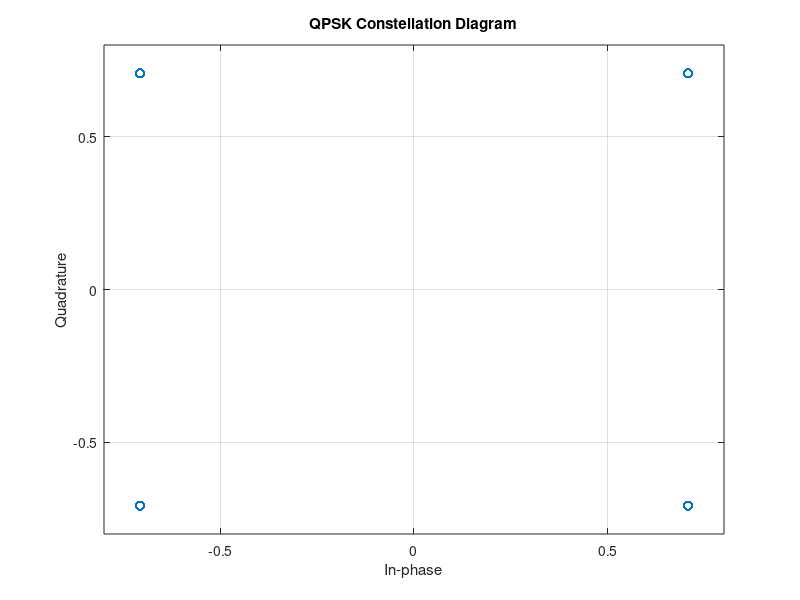
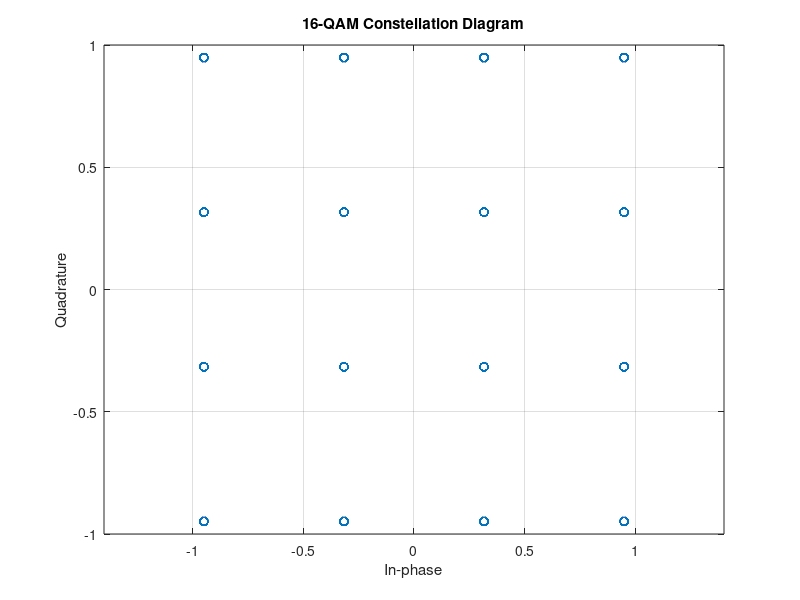
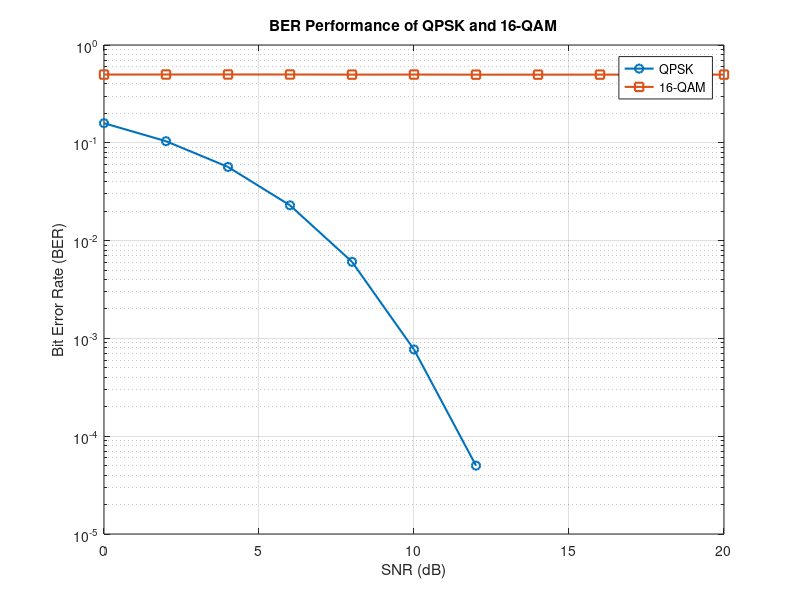

Write the MATLAB code that produced these figures, in order.
clc;clear;close all;

%% Parameters
N = 100000;                  % Number of bits
SNR_dB = 0:2:20;             % SNR range
bits = randi([0 1], N, 1);   % Random binary data

%% ================= QPSK MODULATION =================

% Ensure even number of bits
bits_QPSK = bits(1:2*floor(N/2));

% QPSK mapping
b = reshape(bits_QPSK, 2, []).';

tx_QPSK = ((1-2*b(:,1)) + 1j*(1-2*b(:,2)))/sqrt(2);

% QPSK constellation diagram
figure;
plot(real(tx_QPSK(1:1000)), imag(tx_QPSK(1:1000)), 'o');
grid on;
axis([-0.8 0.8 -0.8 0.8]);
xlabel('In-phase');
ylabel('Quadrature');
title('QPSK Constellation Diagram');

%% QPSK BER Calculation

BER_QPSK = zeros(size(SNR_dB));

for k = 1:length(SNR_dB)

    % AWGN generation
    noise = sqrt(1/(2*10^(SNR_dB(k)/10))) * ...
        (randn(size(tx_QPSK)) + 1j*randn(size(tx_QPSK)));

    rx = tx_QPSK + noise;

    % QPSK demodulation
    rx_bits = zeros(length(rx), 2);

    rx_bits(:,1) = real(rx) < 0;
    rx_bits(:,2) = imag(rx) < 0;

    rx_bits = reshape(rx_bits.', [], 1);

    % BER calculation
    BER_QPSK(k) = mean(bits_QPSK ~= rx_bits);

end

%% ================= 16-QAM MODULATION =================

% Ensure bit count is divisible by 4
bits_QAM = bits(1:4*floor(N/4));

% 16-QAM Gray-coded mapping
b = reshape(bits_QAM, 4, []).';

levels = [-3 -1 3 1];

I = levels(2*b(:,1) + b(:,2) + 1);
Q = levels(2*b(:,3) + b(:,4) + 1);

% Normalize average symbol energy
tx_QAM = (I + 1j*Q)/sqrt(10);

% 16-QAM constellation diagram
figure;
plot(real(tx_QAM(1:1000)), imag(tx_QAM(1:1000)), 'o');
grid on;
axis ([-1.4 1.4 -1 1]);
xlabel('In-phase');
ylabel('Quadrature');
title('16-QAM Constellation Diagram');

%% 16-QAM BER Calculation

BER_QAM = zeros(size(SNR_dB));

% Reference constellation
[I_ref, Q_ref] = meshgrid(levels, levels);
ref = (I_ref(:) + 1j*Q_ref(:))/sqrt(10);
ref = ref(:);

% Gray bit mapping corresponding to levels
grayBits = [0 0;
            0 1;
            1 0;
            1 1];

for k = 1:length(SNR_dB)

    % AWGN generation
    noise = sqrt(1/(2*10^(SNR_dB(k)/10))) * ...
        (randn(size(tx_QAM)) + 1j*randn(size(tx_QAM)));

    rx = tx_QAM + noise;

    % Nearest constellation point detection
    rx = rx(:);
    dist = abs(rx - ref.').^2;

    [~, idx] = min(dist, [], 2);

    % Recover I and Q indices
    Iidx = mod(idx-1, 4) + 1;
    Qidx = floor((idx-1)/4) + 1;

    % Recover transmitted bits
    rx_bits = [grayBits(Iidx,:) grayBits(Qidx,:)];
    rx_bits = reshape(rx_bits.', [], 1);

    % BER calculation
    BER_QAM(k) = mean(bits_QAM ~= rx_bits);

end

%% ================= BER COMPARISON =================

figure;

semilogy(SNR_dB, BER_QPSK, '-o', 'LineWidth', 1.5);
hold on;

semilogy(SNR_dB, BER_QAM, '-s', 'LineWidth', 1.5);

grid on;
xlabel('SNR (dB)');
ylabel('Bit Error Rate (BER)');
title('BER Performance of QPSK and 16-QAM');

legend('QPSK', '16-QAM');
